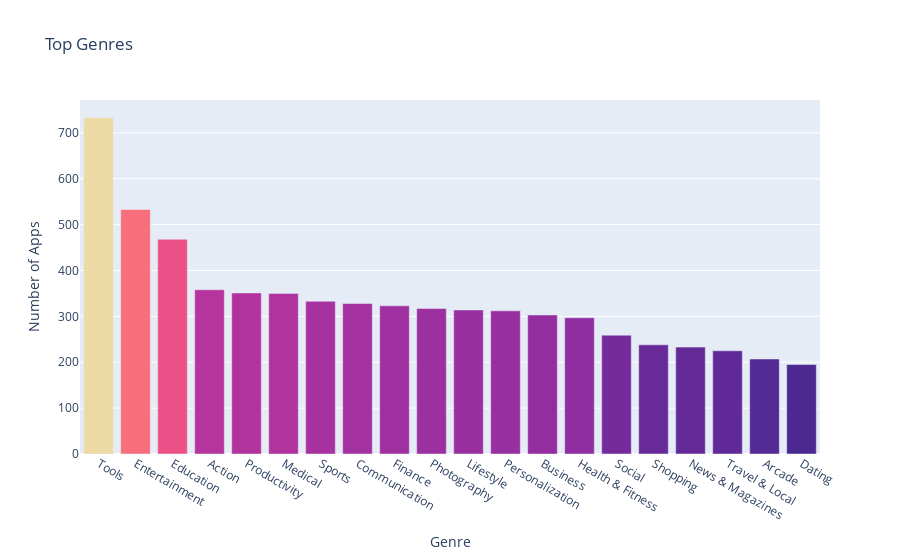

The cell this chart's notebook holds for it:
### Markdown cell above
**Challenge**: Can you create this chart with the Series containing the genre data? 

<img src=https://imgur.com/DbcoQli.png width=400>

Try experimenting with the built in colour scales in Plotly. You can find a full list [here](https://plotly.com/python/builtin-colorscales/). 

* Find a way to set the colour scale using the color_continuous_scale parameter. 
* Find a way to make the color axis disappear by using coloraxis_showscale.

### Code cell
genre_category = df_apps_cleaner.Genres.value_counts()[:20]
genre_category

bar = px.bar(x = genre_category.index,
             y = genre_category.values,
             title = 'Top Genres',
             hover_name=genre_category.index[:20],
             color = genre_category.values[:20],
             color_continuous_scale='Agsunset',
             )

bar.update_layout(xaxis_title='Genre',
                  yaxis_title="Number of Apps",
                  coloraxis_showscale=False,
                  )

bar.show()

### Figure 1 — Plotly figure (JSON) as saved in the notebook; plotly's stock layout.template omitted (floating-point values rounded to 4 significant figures)
{"data": [{"alignmentgroup": "True", "hovertemplate": "<b>%{hovertext}</b><br><br>x=%{x}<br>y=%{y}<br>color=%{marker.color}<extra></extra>", "hovertext": ["Tools", "Entertainment", "Education", "Action", "Productivity", "Medical", "Sports", "Communication", "Finance", "Photography", "Lifestyle", "Personalization", "Business", "Health & Fitness", "Social", "Shopping", "News & Magazines", "Travel & Local", "Arcade", "Dating"], "legendgroup": "", "marker": {"color": [733, 533, 468, 358, 351, 350, 333, 328, 323, 317, 314, 312, 303, 297, 259, 238, 233, 225, 207, 195], "coloraxis": "coloraxis", "pattern": {"shape": ""}}, "name": "", "offsetgroup": "", "orientation": "v", "showlegend": false, "textposition": "auto", "type": "bar", "x": ["Tools", "Entertainment", "Education", "Action", "Productivity", "Medical", "Sports", "Communication", "Finance", "Photography", "Lifestyle", "Personalization", "Business", "Health & Fitness", "Social", "Shopping", "News & Magazines", "Travel & Local", "Arcade", "Dating"], "xaxis": "x", "y": [733, 533, 468, 358, 351, 350, 333, 328, 323, 317, 314, 312, 303, 297, 259, 238, 233, 225, 207, 195], "yaxis": "y"}], "layout": {"barmode": "relative", "coloraxis": {"colorbar": {"title": {"text": "color"}}, "colorscale": [[0, "rgb(75, 41, 145)"], [0.1667, "rgb(135, 44, 162)"], [0.3333, "rgb(192, 54, 157)"], [0.5, "rgb(234, 79, 136)"], [0.6667, "rgb(250, 120, 118)"], [0.8333, "rgb(246, 169, 122)"], [1, "rgb(237, 217, 163)"]], "showscale": false}, "legend": {"tracegroupgap": 0}, "title": {"text": "Top Genres"}, "xaxis": {"anchor": "y", "domain": [0, 1], "title": {"text": "Genre"}}, "yaxis": {"anchor": "x", "domain": [0, 1], "title": {"text": "Number of Apps"}}}}
